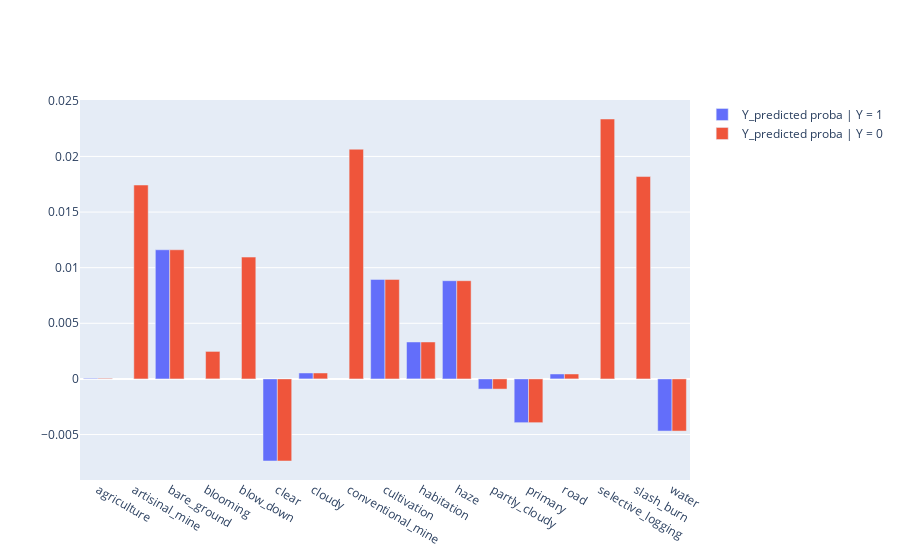

Notebook code for this chart:
### Code cell
Y_predicted_val = np.array(train_results["Y_predicted_val"])
Y_val = np.array(train_results["Y_val"])

pos_probas, neg_probas = [], []
for class_, idx in encoder._cached_dict.items():
    pos_probas.append(Y_predicted_val[np.where(Y_val[:, idx] != 0), idx].mean())
    neg_probas.append(Y_predicted_val[np.where(Y_val[:, idx] == 0), idx].mean())
go.Figure([
    go.Bar(x=list(encoder._cached_dict), y=pos_probas, name="Y_predicted proba | Y = 1"),
    go.Bar(x=list(encoder._cached_dict), y=neg_probas, name="Y_predicted proba | Y = 0")
]).show()

### Figure 1 — Plotly figure (JSON) as saved in the notebook; plotly's stock layout.template omitted (floating-point values rounded to 4 significant figures)
{"data": [{"name": "Y_predicted proba | Y = 1", "type": "bar", "x": ["agriculture", "artisinal_mine", "bare_ground", "blooming", "blow_down", "clear", "cloudy", "conventional_mine", "cultivation", "habitation", "haze", "partly_cloudy", "primary", "road", "selective_logging", "slash_burn", "water"], "y": [5.588e-05, null, 0.01161, null, null, -0.007381, 0.0005331, null, 0.008946, 0.003321, 0.008828, -0.0009144, -0.003935, 0.0004427, null, null, -0.004688]}, {"name": "Y_predicted proba | Y = 0", "type": "bar", "x": ["agriculture", "artisinal_mine", "bare_ground", "blooming", "blow_down", "clear", "cloudy", "conventional_mine", "cultivation", "habitation", "haze", "partly_cloudy", "primary", "road", "selective_logging", "slash_burn", "water"], "y": [5.588e-05, 0.01743, 0.01161, 0.002472, 0.01095, -0.007381, 0.0005331, 0.02065, 0.008946, 0.003321, 0.008828, -0.0009144, -0.003935, 0.0004427, 0.02337, 0.01819, -0.004688]}], "layout": {}}
